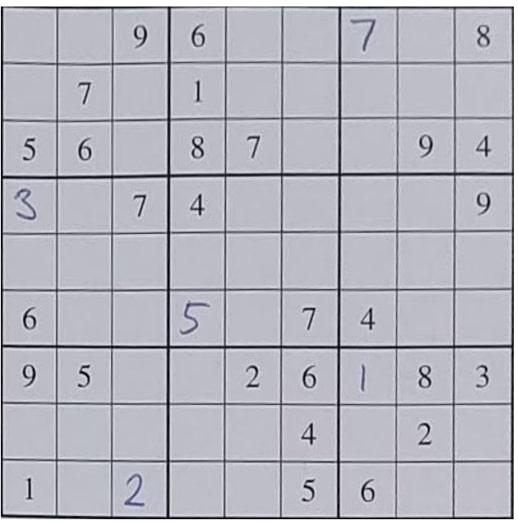
%> input picture images/im001_frg.jpg, 518 x 523 px
$ octave --eval "result = detect_grid(imread('../../images/im001_frg.jpg'));"   (GNU Octave 9; MATLAB toolbox functions it lacks are replaced by stand-ins)
%> lines starting %> are read from the running program, lines starting %| are printed output that depends on the picture; in (x1, y1, x2, y2) boxes, pixels count from 0 and x2, y2 are one past the last pixel; in counts of white or black regions, pixels touching at a corner belong together; the program's own positions count from 1
function [cells_81, Truth_board, new] = detect_grid(I, cell_sz)
% detect_grid  Extract 81 Sudoku cell images and OCR ground truth from a single image (Phase 5).
%   I: RGB or grayscale image (Sudoku photo).
%   cell_sz: output cell size (default 28).
%   cells_81: [cell_sz x cell_sz x 81] double in [0,1].
%   Truth_board: [9 x 9] from OCR (0 = empty).
%   new: [270 x 270] preprocessed grid image (for debugging/visualization).
%
% This wraps the current hand-crafted pipeline (crop, binarize, Hough-style grid).
% A learned grid detector could replace the body and keep this interface.

if nargin < 2
    cell_sz = 28;
end

if size(I, 3) == 3
    Grayscale = rgb2gray(I);
else
    Grayscale = I;
end

BW = imbinarize(Grayscale, 'adaptive', 'ForegroundPolarity', 'dark', 'Sensitivity', 0.4);
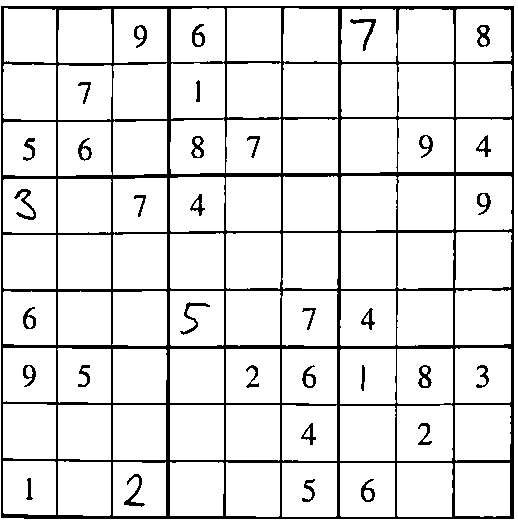
%> BW: size 523x518 logical; 89.2% white; 34 black regions, largest, box (x1, y1, x2, y2) and area: (1, 6, 514, 519) 25153, (14, 189, 36, 220) 207, (124, 474, 145, 507) 198
BW2 = bwareafilt(imcomplement(BW), 1, 'largest');
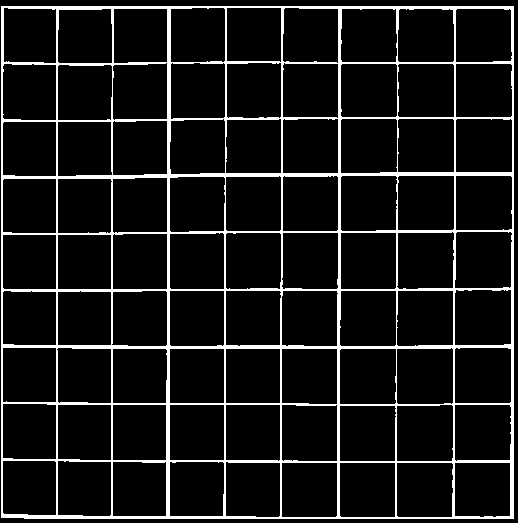
%> BW2: size 523x518 logical; 9.3% white; 1 white region, box (x1, y1, x2, y2) and area: (1, 6, 514, 519) 25153
label = bwlabel(BW2);
[row, col] = find(label == 1);
%> row = 25153 values from 7 to 519; col = 25153 values from 2 to 514

BW3 = BW(min(row):max(row), min(col):max(col));
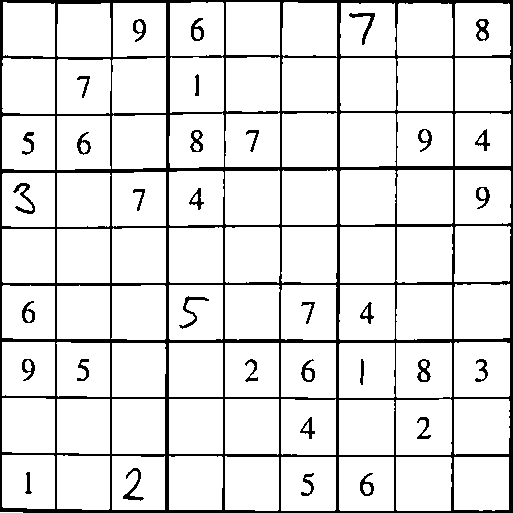
%> BW3: size 513x513 logical; 88.9% white; 34 black regions, largest, box (x1, y1, x2, y2) and area: (0, 0, 513, 513) 25153, (13, 183, 35, 214) 207, (123, 468, 144, 501) 198
BW4 = BW2(min(row):max(row), min(col):max(col));
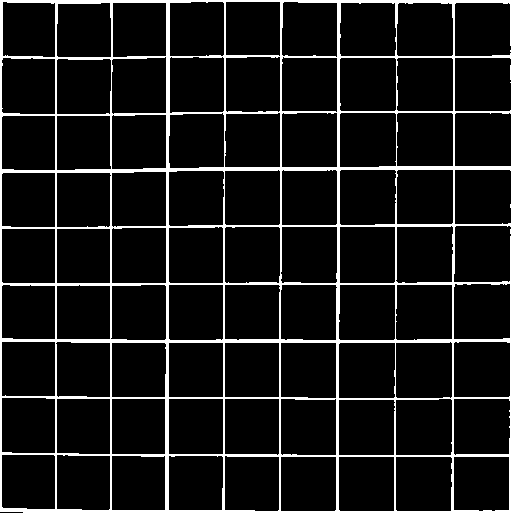
%> BW4: size 513x513 logical; 9.6% white; 1 white region, box (x1, y1, x2, y2) and area: (0, 0, 513, 513) 25153
BW5 = logical(imcomplement(BW3) - BW4);
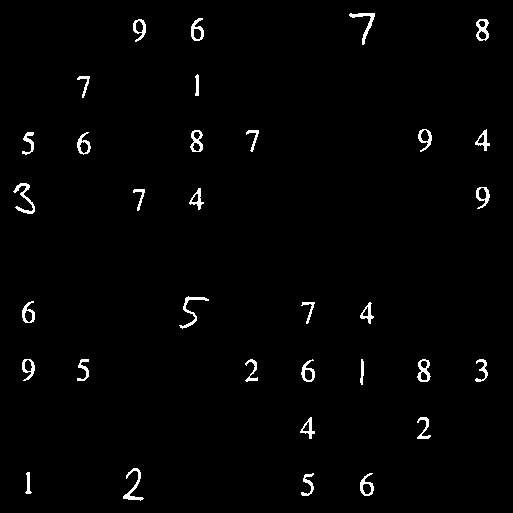
%> BW5: size 513x513 logical; 1.6% white; 33 white regions, largest, box (x1, y1, x2, y2) and area: (13, 183, 35, 214) 207, (123, 468, 144, 501) 198, (179, 296, 209, 329) 192

[width, height] = size(BW5);
%> width = 513; height = 513
sub_width  = floor(width / 9);
%> sub_width = 57
sub_height = floor(height / 9);
%> sub_height = 57
sudokoMatrix = zeros(9, 9);

Xi = 1;
for r = 1:9
    Yi = 1;
    for c = 1:9
        BW6 = BW5(Xi:r*sub_height, Yi:c*sub_width);
        Yi = c * sub_width;
        l = ocr(BW6, 'CharacterSet', '0123456789', 'TextLayout', 'Block');
        T = double(l.Text);
        lenT = size(T);
        if lenT(2) ~= 0 && T(1) >= 49 && T(1) <= 57
            sudokoMatrix(r,c) = T(1) - 48;
        else
            sudokoMatrix(r,c) = 0;
        end
    end
    Xi = r * sub_height;
end

Truth_board = sudokoMatrix;

I_blur = imgaussfilt(Grayscale, 1);
I_RbIn = double(I_blur <= 180);
new = imresize(I_RbIn, [270 270]);

cell_width = 30;
cell_height = 30;
Cell_positions = [];
y_1 = 0;
for i = 1:9
    y_2 = y_1 + cell_height;
    x_1 = 1;
    for j = 1:9
        x_2 = x_1 + cell_width;
        Cell_positions = [Cell_positions; x_1, x_2, y_1, y_2];
        x_1 = x_2;
    end
    y_1 = y_2;
end

cells_81 = zeros(cell_sz, cell_sz, 81);
for ic = 1:81
    cell_img = new(Cell_positions(ic,3)+1:Cell_positions(ic,4)-2, Cell_positions(ic,1)+1:Cell_positions(ic,2)-2);
    cell_img = imresize(cell_img, [cell_sz cell_sz]);
    cell_img = double(cell_img);
    if max(cell_img(:)) > min(cell_img(:))
        cell_img = (cell_img - min(cell_img(:))) / (max(cell_img(:)) - min(cell_img(:)));
    end
    cells_81(:, :, ic) = cell_img;
end
%> (the run ends here)

$ run again, on images/im002_frg.jpg
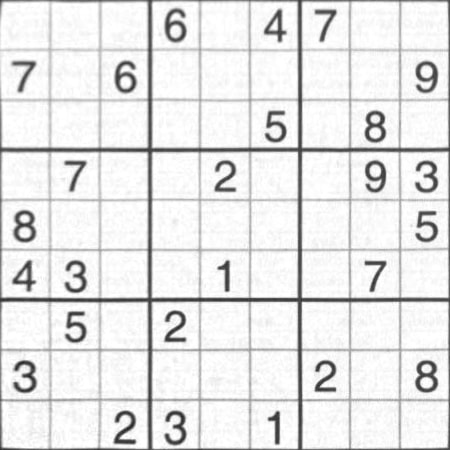
%> input picture images/im002_frg.jpg, 450 x 450 px
%> in detect_grid, `BW = imbinarize(Grayscale, 'adaptive', 'ForegroundPolarity', 'dark', '..`:
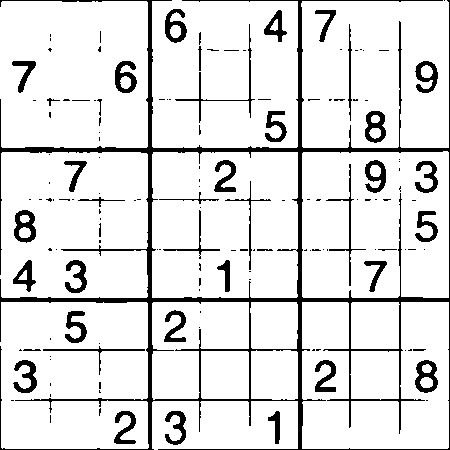
%> BW: size 450x450 logical; 88.6% white; 147 black regions (103 under 20 px), largest, box (x1, y1, x2, y2) and area: (0, 0, 450, 450) 12051, (14, 210, 36, 243) 411, (415, 360, 438, 393) 406
%> BW2: size 450x450 logical; 6% white; 1 white region, box (x1, y1, x2, y2) and area: (0, 0, 450, 450) 12051
%> row = 12051 values from 1 to 450
%> in detect_grid, `BW5 = logical(imcomplement(BW3) - BW4);`:
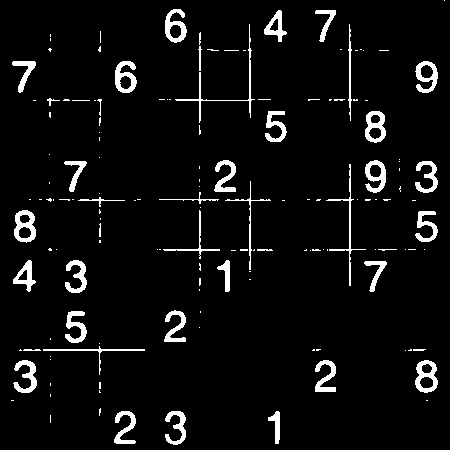
%> BW5: size 450x450 logical; 5.4% white; 146 white regions (103 under 20 px), largest, box (x1, y1, x2, y2) and area: (14, 210, 36, 243) 411, (415, 360, 438, 393) 406, (115, 61, 137, 93) 395

$ run again, on images/im003_frg.jpg
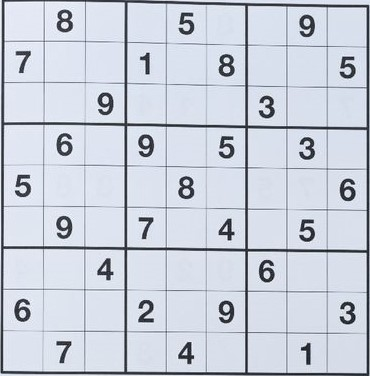
%> input picture images/im003_frg.jpg, 370 x 376 px
%> in detect_grid, `BW = imbinarize(Grayscale, 'adaptive', 'ForegroundPolarity', 'dark', '..`:
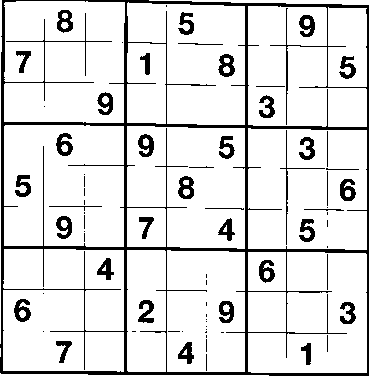
%> BW: size 376x370 logical; 87.6% white; 75 black regions (34 under 20 px), largest, box (x1, y1, x2, y2) and area: (0, 0, 369, 376) 10773, (218, 54, 235, 77) 232, (178, 176, 194, 199) 232
%> BW2: size 376x370 logical; 7.7% white; 1 white region, box (x1, y1, x2, y2) and area: (0, 0, 369, 376) 10773
%> row = 10773 values from 1 to 376; col = 10773 values from 1 to 369
%> in detect_grid, `BW5 = logical(imcomplement(BW3) - BW4);`:
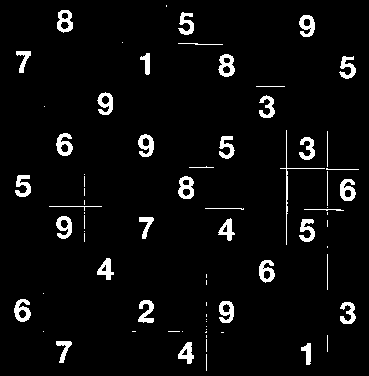
%> BW5: size 376x369 logical; 4.7% white; 74 white regions (34 under 20 px), largest, box (x1, y1, x2, y2) and area: (218, 54, 235, 77) 232, (178, 176, 194, 199) 232, (14, 299, 31, 322) 232

$ run again, on images/im004_frg.jpg
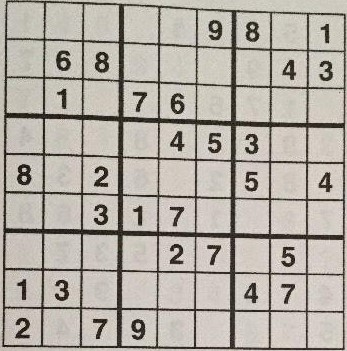
%> input picture images/im004_frg.jpg, 347 x 351 px
%> in detect_grid, `BW = imbinarize(Grayscale, 'adaptive', 'ForegroundPolarity', 'dark', '..`:
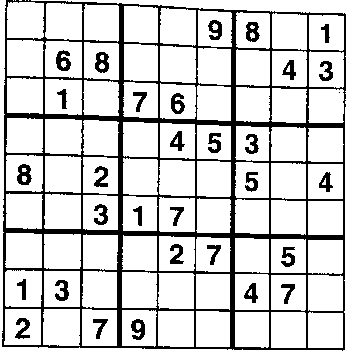
%> BW: size 351x347 logical; 82.1% white; 32 black regions (1 under 20 px), largest, box (x1, y1, x2, y2) and area: (2, 0, 346, 351) 17388, (17, 164, 32, 185) 202, (56, 50, 71, 71) 198
%> BW2: size 351x347 logical; 14.3% white; 1 white region, box (x1, y1, x2, y2) and area: (2, 0, 346, 351) 17388
%> row = 17388 values from 1 to 351; col = 17388 values from 3 to 346
%> BW3: size 351x344 logical; 81.9% white; 32 black regions (1 under 20 px), largest, box (x1, y1, x2, y2) and area: (0, 0, 344, 351) 17388, (15, 164, 30, 185) 202, (54, 50, 69, 71) 198
%> BW4: size 351x344 logical; 14.4% white; 1 white region, box (x1, y1, x2, y2) and area: (0, 0, 344, 351) 17388
%> in detect_grid, `BW5 = logical(imcomplement(BW3) - BW4);`:
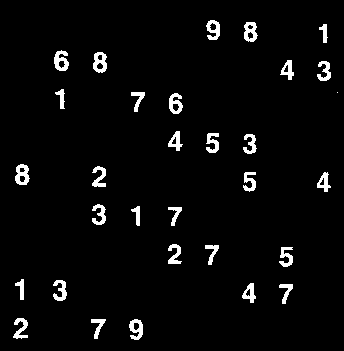
%> BW5: size 351x344 logical; 3.7% white; 31 white regions (1 under 20 px), largest, box (x1, y1, x2, y2) and area: (15, 164, 30, 185) 202, (54, 50, 69, 71) 198, (93, 52, 107, 73) 195
